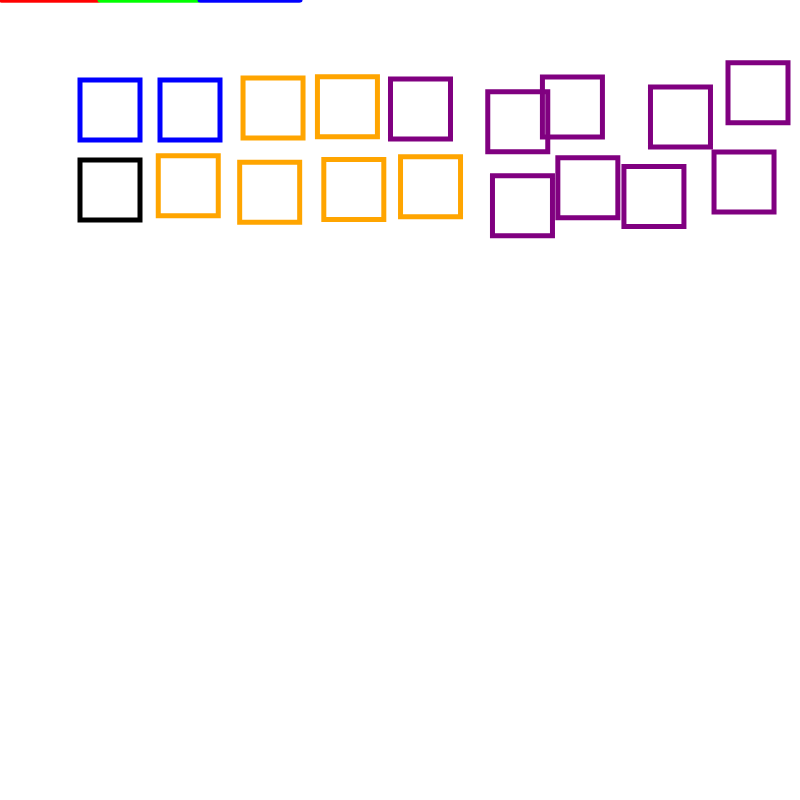
Frame 1 (no input)
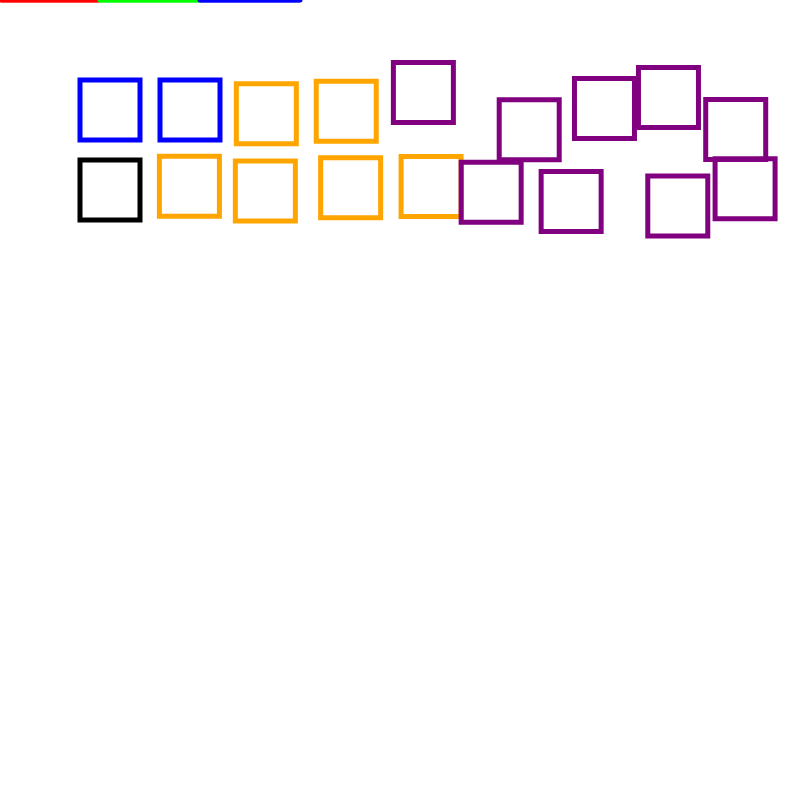
Frame 2 (the mouse pressed at the canvas centre, redrawn once)

The p5.js sketch that drew these frames (run headless with seeded random() and noise() and a simulated clock; the mouse was pressed at the canvas centre and the sketch redrawn once):

// p5.js sketch
// ── sketch.js
// var x_pos;
// var y_pos:

// function setup()

// {
//     createCanvas(800, 800)

// }

// function draw () {

//     // background(0)
//     for (var i=10; i> 0; i-=1)
//         {
//             console.log("Hello World!");
//             noStroke()
//             fill(random(0,200),random(0,255),random(0,255))
//             ellipse(
//                 random(10,800),
//                 random(10,800),
//                 50,50)
//         }
// }

// function draw () {

//     // background(0)
//     for (var i=10; i> 0; i-=1)
//         {

//             ellipse(
//                 random(100),
//                 random(100),
//                 10,10)
//         }
// }

// function draw () {
//     background(255)
//     noLoop()
//     for(var i = 0 ; i < 101; i += 1){
//         console.log("hello world!");
//       }
//     //   for(var i = 0; i < 1; i += 10){
//     //     line(0, 0, random(200), random(100));
//     //   }
// }

// var x_pos;
// var y_pos;

// function setup()
// {
//     createCanvas(800, 800);

// }

// function draw() {
//     // noLoop()
//     background(255);
//     fill('black');
//     x_pos = 100;
//     y_pos = 100;

//     for (var i=0; i < 20; i++ )
//     {
//         ellipse(x_pos, y_pos, 20, 20);
//         y_pos+=30;
//         x_pos+=30;
//     }
// }

// var x_pos;
// var y_pos;

// function setup()
// {
//     createCanvas(800, 800);

// }

// function draw() {
//     noLoop()
//     background(255);
//     fill('black');
//     x_pos = 100;
//     y_pos = 100;

//     // for (var i=0; i < 20; i++ )
//     // {
//     //     ellipse(100 + i *30, 100 +i *30 ,20+i *10, 20 +i*5);
//     //     // y_pos+=30;
//     //     // x_pos+=30;
//     //     console.log(x_pos);
//     // }

//     for(var i = 0; i < 10; i++){
//         var x = i * 10;
//         ellipse(x, 10, 20, 20);
//         console.log(x);

//       }
//     // for(var i = 0 ; i < 11; i ++){
//     //         line( i * 10, 10, i * 10, 100);
//     //         line( 0, i * 10, 100, i * 10);
//     //       }

//     for(var i = 1 ; i < 5; i++){
//     console.log(i);
//     }
// var x = 0;

// for(var i = 0; i < 4; i++){
//   x = x + i;
//   console.log("this"+i);
// }

// var x = 0;

// for(var i = 0; i < 4; i++){
//   x = x + i;
//   console.log(x)
// }

// for(var i = 0 ; i < 11; i ++){
//   line( i * 10, 0, i * 10, 100);
//   line( 0, i * 10, 100, i * 10);
// }

// }

//Week 9
// combining loops and conditional statemetns

function setup() {
  createCanvas(800, 800);
  strokeWeight(5);
}

function draw() {
  noLoop();
  // loop(5);
  background(255);
  noFill();
  // stroke(150);
  stroke("red");
  // stroke('blue', 50);
  // stroke(255,200,100,50);
  
  for(var i = 1 ; i <= 300; i++ ){
    if(i < 100){
      stroke(255,0,0);
    }else if(i < 200){
      stroke(0,255,0);
    }else{
      stroke(0,0,255);
    }
    point(i, 0);
  }

  for (var i = 0; i < 9; i++) {
    r = 0;
    if (i > 7) {
      stroke("lightgray");
    }
    if (i > 3) {
      stroke("purple");
      r = 20;
    } else if (i > 1) {
      stroke("orange");
      r = 5;
    } else {
      stroke("blue");
    }

    rect(80 + i * 80 + random(-r, r), 80 + random(-r, r), 60, 60);
    // rect(80, 80 + i * 80, 60, 60);
  }

  for (var i = 0; i < 9; i++) {
    r = 0;
    if (i > 6) {
      stroke("lightgray");
    }
    if (i > 4) {
      stroke("purple");
      r = 20;
    } else if (i > 0) {
      stroke("orange");
      r = 5;
    } else {
      stroke("black");
    }

    rect(80 + i * 80 + random(-r, r), 160 + random(-r, r), 60, 60);
    // rect(80, 80 + i * 80, 60, 60);
  }
// 400 ellipses and 600 rectangles
  // for(var i = 0; i < 1000; i++){
  //   if( i < 200){
  //     ellipse(random(width), random(height), 20, 20);    
  //   }else{
  //     rect(random(width), random(height), 20, 20);    
  //   }
    
  //   if(i >= 800){
  //     ellipse(random(width), random(height), 20, 20);
  //   }
  // }

}
